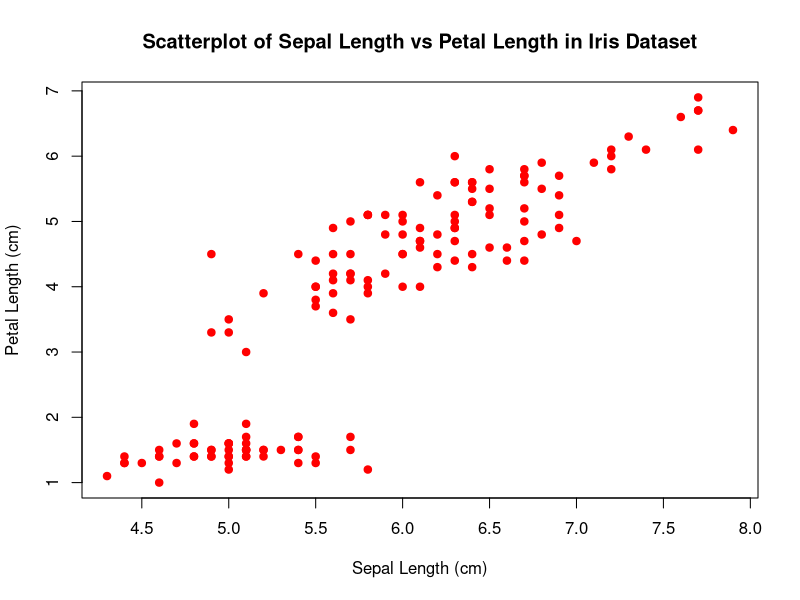

Write R code to recreate this figure.
data(iris)
png("iris_scatter.png",width = 1920, height = 1080, res = 300)
plot(iris$Sepal.Length, iris$Petal.Length, xlab = "Sepal Length (cm)", ylab = "Petal Length (cm)",  main = "Scatterplot of Sepal Length vs Petal Length in Iris Dataset", pch = 19, col = "red")
dev.off()
  